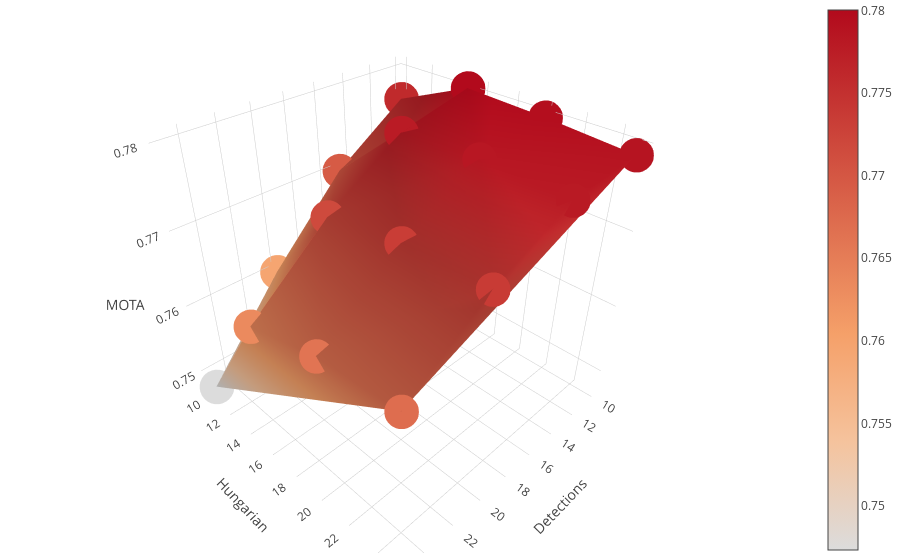

Write notebook code for a chart like this one.
### Code cell
trace1 = go.Mesh3d(
    x=data_lt_ht_det['detections'],
    y=data_lt_ht_det['hungarian'],
    z=data_lt_ht_det['mota'],
    intensity=data_lt_ht_det['mota'],
    opacity=1
)
trace2 = go.Scatter3d(
    x=data_lt_ht_det['detections'],
    y=data_lt_ht_det['hungarian'],
    z=data_lt_ht_det['mota'],
    marker=dict(color=data_lt_ht_det['mota'],size=12),
    line=dict(width=0.0001)
)
dat = [trace1, trace2]
layout = go.Layout(
    margin=dict(
        l=0,
        r=0,
        b=0,
        t=0 
    ),
    scene= {
    "xaxis": {
      "title": "Detections", 
      "type": "linear"
    }, 
    "yaxis": {
      "title": "Hungarian", 
      "type": "linear"
    }, 
    "zaxis": {
      "title": "MOTA", 
      "type": "linear"
    }
    }
)

fig = go.Figure(data=dat, layout=layout)
plotly.offline.iplot(fig, filename='simple-3d-scatter')

### Figure 1 — Plotly figure (JSON) as saved in the notebook; plotly's stock layout.template omitted (floating-point values rounded to 4 significant figures)
{"data": [{"intensity": [0.7759, 0.7695, 0.7595, 0.7473, 0.78, 0.7778, 0.7717, 0.7633, 0.7796, 0.7783, 0.7734, 0.7661, 0.7788, 0.7779, 0.7736, 0.7671], "opacity": 1, "type": "mesh3d", "x": [10, 15, 20, 25, 10, 15, 20, 25, 10, 15, 20, 25, 10, 15, 20, 25], "y": [10, 10, 10, 10, 15, 15, 15, 15, 20, 20, 20, 20, 25, 25, 25, 25], "z": [0.7759, 0.7695, 0.7595, 0.7473, 0.78, 0.7778, 0.7717, 0.7633, 0.7796, 0.7783, 0.7734, 0.7661, 0.7788, 0.7779, 0.7736, 0.7671]}, {"line": {"width": 0.0001}, "marker": {"color": [0.7759, 0.7695, 0.7595, 0.7473, 0.78, 0.7778, 0.7717, 0.7633, 0.7796, 0.7783, 0.7734, 0.7661, 0.7788, 0.7779, 0.7736, 0.7671], "size": 12}, "type": "scatter3d", "x": [10, 15, 20, 25, 10, 15, 20, 25, 10, 15, 20, 25, 10, 15, 20, 25], "y": [10, 10, 10, 10, 15, 15, 15, 15, 20, 20, 20, 20, 25, 25, 25, 25], "z": [0.7759, 0.7695, 0.7595, 0.7473, 0.78, 0.7778, 0.7717, 0.7633, 0.7796, 0.7783, 0.7734, 0.7661, 0.7788, 0.7779, 0.7736, 0.7671]}], "layout": {"margin": {"b": 0, "l": 0, "r": 0, "t": 0}, "scene": {"xaxis": {"title": "Detections", "type": "linear"}, "yaxis": {"title": "Hungarian", "type": "linear"}, "zaxis": {"title": "MOTA", "type": "linear"}}}}
